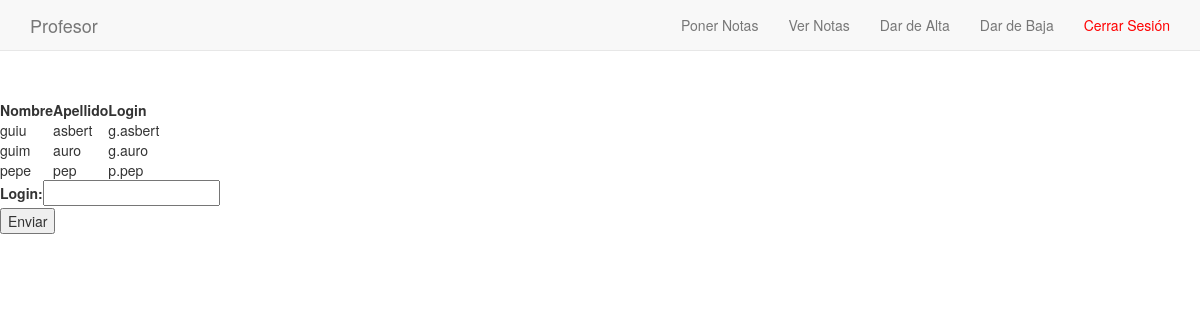
The page /profe_bajas.php (signed in) on the database its author committed.
### tables this page shows
CREATE TABLE `usuarios` (
  `nombre` varchar(20) NOT NULL,
  `apellido` varchar(20) NOT NULL,
  `login` varchar(20) NOT NULL,
  `password` varchar(50) NOT NULL,
  `categoria` int(11) NOT NULL
);

### profe_bajas.php (the view, shortened to what this page needs)
<!DOCTYPE html>
<?php
if(!isset($_SESSION['profesor']))
    {
    header("location:login_error.html");
    }
    else{
?>
<html lang="en">
  <head>
      <link rel="stylesheet" href="https://maxcdn.bootstrapcdn.com/bootstrap/3.3.7/css/bootstrap.min.css">
      <link rel="stylesheet" type="text/css" href="all.css">
    </head>
    <body>
    <nav class="navbar navbar-default navbar-fixed-top">
      <div class="container">
        <div class="navbar-header">
          <a class="navbar-brand" href="profe_home.php">Profesor</a>
        </div>
        <div class="collapse navbar-collapse" id="myNavbar">
          <ul class="nav navbar-nav navbar-right">
            <li><a href="profe_notas.php">Poner Notas</a></li>
            <li><a href="profe_vis_alu.php">Ver Notas</a></li>
            <li><a href="profe_altas.php">Dar de Alta</a></li>
            <li><a href="profe_bajas.php">Dar de Baja</a></li>
            <li><a href="logout.php" style="color: red">Cerrar Sesión</a></li>
          </ul>
        </div>
      </div>
    </nav>
    <br>
    <br>
    <br>
    <br>
    <br>
    <?php
     $conexion=new mysqli('localhost','root','','asix2m') or die ("sin conexion db");
     $tabla_usu=$conexion->query("SELECT * FROM usuarios where categoria=5 ");
    echo "<table>
      <tr>
        <th>Nombre</th>
        <th>Apellido</th>
        <th>Login</th>
      </tr>";
      while($fila_usu=$tabla_usu->fetch_object())
          {
        echo '<td>' .$fila_usu->nombre. '</td>';
        echo '<td>' .$fila_usu->apellido. '</td>';
        echo '<td>' .$fila_usu->login. '</td></tr>';
      }
        echo "</table>";
    ?>
        <div class='form'>
            <form class='msg' action="profe_bajas1.php" method="post">
                <div><label>Login: </label><input type='text' name='login'></div>
                <div><input type='submit'  value='Enviar'></div>
            </form>
        </div>
    </body>
</html>
<?php }?>

### rows shown on the page
usuarios: nombre "guiu", apellido "asbert", login "g.asbert"
usuarios: nombre "guim", apellido "auro", login "g.auro"
usuarios: nombre "pepe", apellido "pep", login "p.pep"
